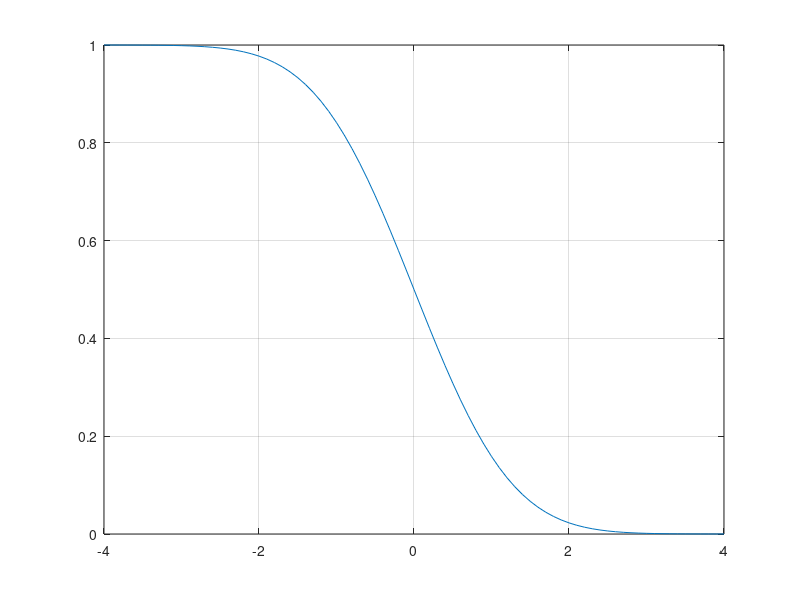
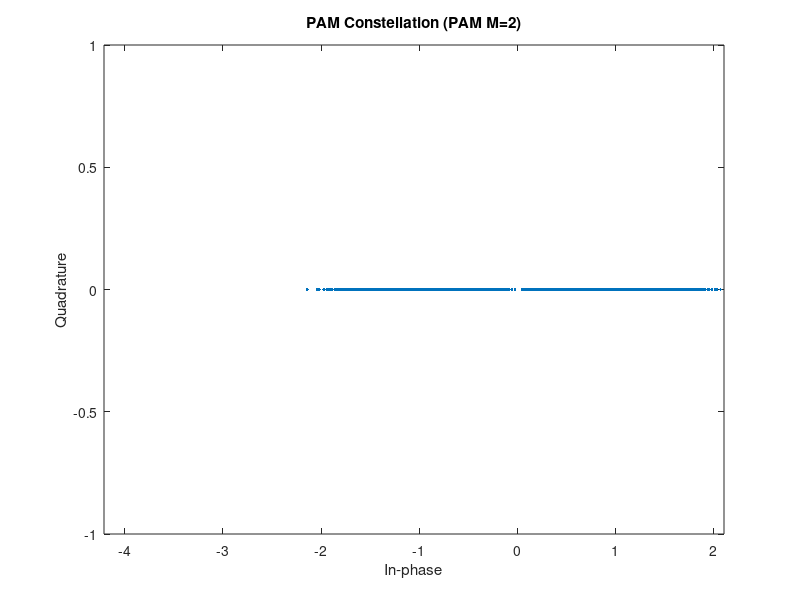

Reproduce these figures in MATLAB, in order.
%% Q function to calculate the error probability equipprobable binary antipodal modulation
x = -4:0.1:4;
y = qfunc(x);
plot(x,y)
grid
ebnodB = 7;
ebno = 10^(ebnodB/10);
Pb = qfunc(sqrt(2*ebno));
fprintf('Error probability of Qfunction: %f\n', Pb);
%% Calculate the error probability using 10000 input data points
k = 1;
M = 2^k;
N = [10000, 1];
i_data = randi(0:M-1,N);
%Modulate and demodulate
tx_sig = pammod(i_data, M);
SNR = 10;
rx_sig = awgn(tx_sig, SNR);
o_data = pamdemod(rx_sig, M);
errors = sum(i_data ~= o_data);
fprintf('Number of errors with Qfunction: %i\n', errors);
figure;
scatterplot(rx_sig);
title("PAM Constellation (PAM M=2)")
